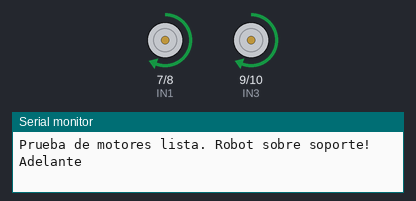
Bench run of a sketch on a simulated Arduino Uno, built with avr-gcc and run on an emulated ATmega328P. Parts: motor-driver pin pairs drawn as motors (green arrow = first pin HIGH = forward, orange = second pin HIGH = backward, longer = more drive, scaled by the enable pin), the last lines printed to the serial monitor.

Above: at 1.0 s.
At 4.0 s:
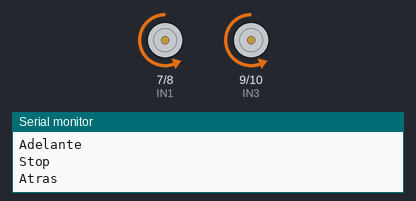
At 6.5 s:
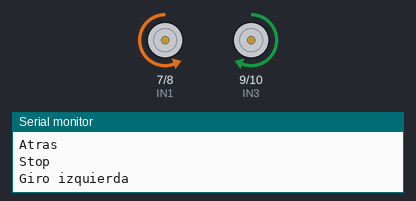
At 9.0 s:
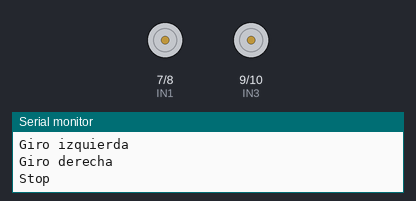
Timing chart, 0 to 13.0 s (numbered marks = the images above):
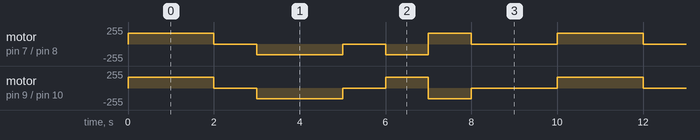

The sketch:

01_motor_test.ino
```cpp
/*
 * 01_motor_test.ino
 * -----------------------------------------------------------
 * Prueba basica de los 2 motores DC del robot (2WD) con driver L298N.
 * Objetivo: verificar que los motores giran en el sentido correcto
 * ANTES de construir cualquier comportamiento (evasion, linea, etc).
 *
 * Que hace el robot al encender:
 *   adelante 2s -> parar 1s -> atras 2s -> parar 1s ->
 *   girar izquierda 1s -> girar derecha 1s -> parar 2s (y repite)
 *
 * IMPORTANTE (seguridad):
 *   - Levanta el robot sobre un soporte para que las ruedas giren al aire.
 *   - Empieza con velocidad baja.
 *
 * Conexiones L298N -> Arduino UNO (sin pines repetidos):
 *   ENA (PWM motor izquierdo)  -> D5   (pin PWM)
 *   IN1                        -> D7
 *   IN2                        -> D8
 *   IN3                        -> D9
 *   IN4                        -> D10
 *   ENB (PWM motor derecho)    -> D6   (pin PWM)
 *   GND del L298N              -> GND del Arduino (masa comun obligatoria)
 *
 * Nota: los pines PWM validos en el UNO son 3, 5, 6, 9, 10, 11.
 * Por eso ENA/ENB van en D5 y D6.
 */

// ---- Mapa de pines (cambiar aqui si tu cableado es distinto) ----
const int ENA = 5;   // velocidad motor izquierdo (PWM)
const int IN1 = 7;   // direccion motor izquierdo
const int IN2 = 8;   // direccion motor izquierdo
const int IN3 = 9;   // direccion motor derecho
const int IN4 = 10;  // direccion motor derecho
const int ENB = 6;   // velocidad motor derecho (PWM)

// ---- Parametros ----
const int VELOCIDAD = 160;  // 0-255. Empieza bajo (150-180) y ajusta.

void setup() {
  pinMode(ENA, OUTPUT);
  pinMode(IN1, OUTPUT);
  pinMode(IN2, OUTPUT);
  pinMode(IN3, OUTPUT);
  pinMode(IN4, OUTPUT);
  pinMode(ENB, OUTPUT);

  Serial.begin(9600);
  Serial.println("Prueba de motores lista. Robot sobre soporte!");

  detener();  // arrancar siempre con los motores quietos
}

void loop() {
  Serial.println("Adelante");
  adelante(VELOCIDAD);
  delay(2000);

  Serial.println("Stop");
  detener();
  delay(1000);

  Serial.println("Atras");
  atras(VELOCIDAD);
  delay(2000);

  Serial.println("Stop");
  detener();
  delay(1000);

  Serial.println("Giro izquierda");
  girarIzquierda(VELOCIDAD);
  delay(1000);

  Serial.println("Giro derecha");
  girarDerecha(VELOCIDAD);
  delay(1000);

  Serial.println("Stop");
  detener();
  delay(2000);
}

// ---- Funciones de movimiento ----
// Cada motor se controla con 2 pines de direccion + 1 pin de velocidad (PWM).
// Si un motor gira al reves, intercambia sus dos pines IN (o invierte HIGH/LOW).

void adelante(int velocidad) {
  motorIzquierdo(true, velocidad);
  motorDerecho(true, velocidad);
}

void atras(int velocidad) {
  motorIzquierdo(false, velocidad);
  motorDerecho(false, velocidad);
}

void girarIzquierda(int velocidad) {
  // rueda izquierda atras, derecha adelante -> gira sobre su eje
  motorIzquierdo(false, velocidad);
  motorDerecho(true, velocidad);
}

void girarDerecha(int velocidad) {
  motorIzquierdo(true, velocidad);
  motorDerecho(false, velocidad);
}

void detener() {
  analogWrite(ENA, 0);
  analogWrite(ENB, 0);
}

// adelante = true mueve la rueda hacia adelante; false hacia atras.
void motorIzquierdo(bool haciaAdelante, int velocidad) {
  digitalWrite(IN1, haciaAdelante ? HIGH : LOW);
  digitalWrite(IN2, haciaAdelante ? LOW : HIGH);
  analogWrite(ENA, velocidad);
}

void motorDerecho(bool haciaAdelante, int velocidad) {
  digitalWrite(IN3, haciaAdelante ? HIGH : LOW);
  digitalWrite(IN4, haciaAdelante ? LOW : HIGH);
  analogWrite(ENB, velocidad);
}
```

Measured:
- by itself, motor on pin 7 (IN1) / pin 8 (IN2): repeats every 10.0 s: stopped 1.0 s, backward 160/255 2.0 s, stopped 1.0 s, backward 160/255 1.0 s, forward 160/255 1.0 s, stopped 2.0 s, forward 160/255 2.0 s
- by itself, motor on pin 9 (IN3) / pin 10 (IN4): repeats every 10.0 s: stopped 1.0 s, backward 160/255 2.0 s, stopped 1.0 s, forward 160/255 1.0 s, backward 160/255 1.0 s, stopped 2.0 s, forward 160/255 2.0 s
